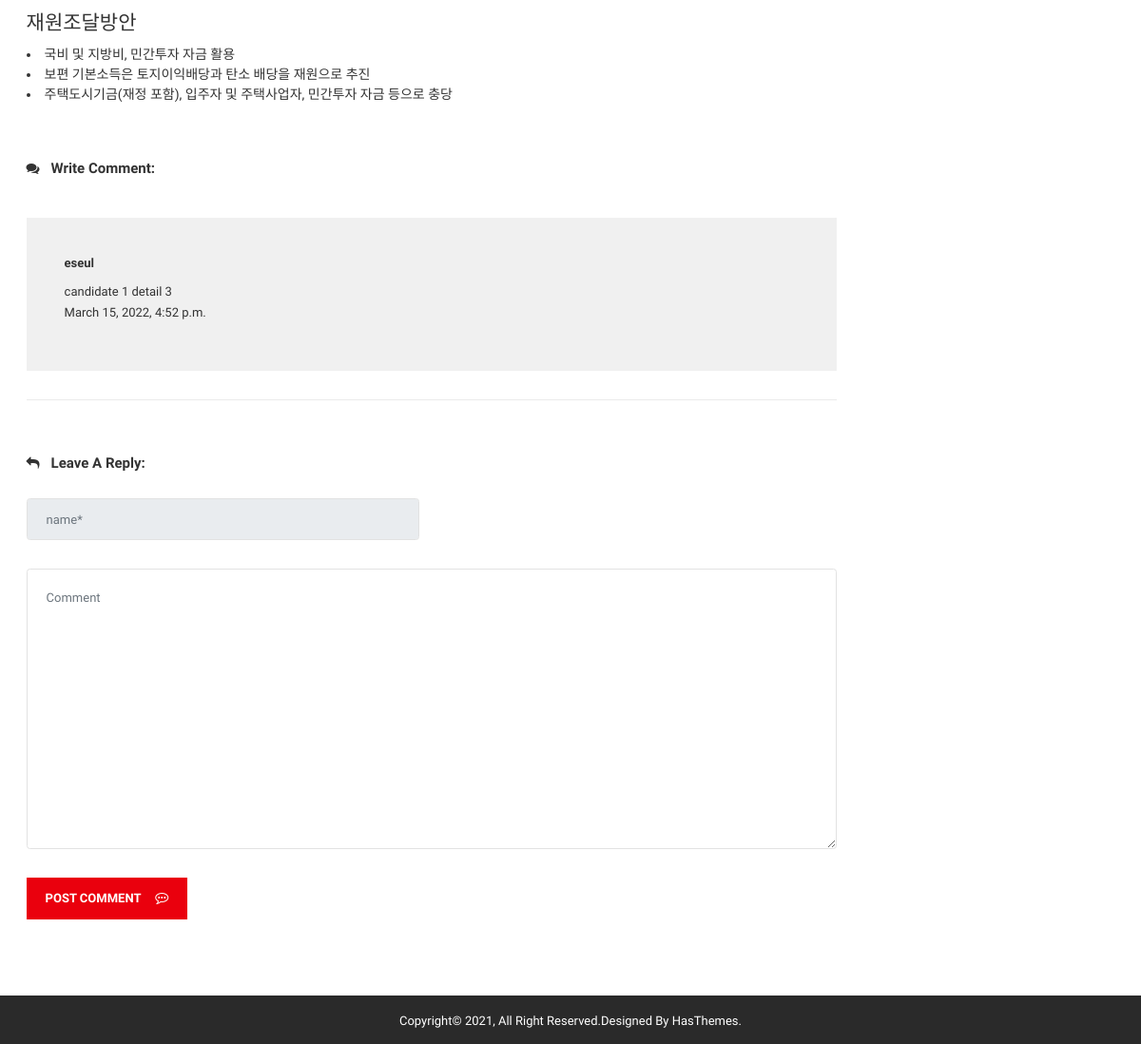
/candidate1/detail03/ (lower part), run on an earlier commit of the app's database.
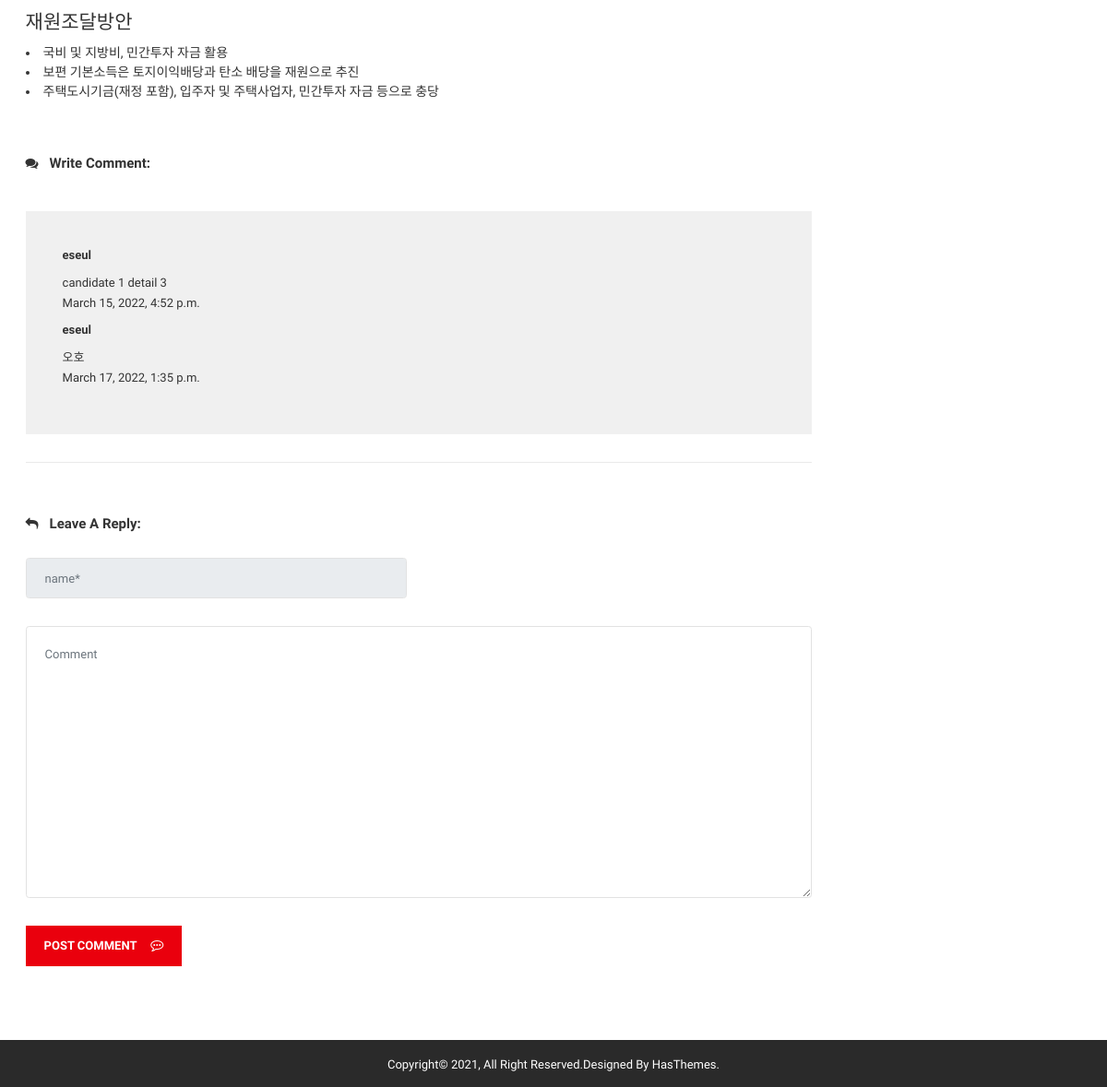
And on a later commit of the database.
### bbsApp/models.py (models this page shows)
class Post(models.Model):
    id            = models.BigAutoField(help_text = "Post ID", primary_key=True)
    candidate_num = models.IntegerField()
    detail_num    = models.IntegerField()
    writer_id     = models.TextField(max_length=100)
    content       = models.TextField(blank=False, null=False)
    create_date   = models.DateTimeField(auto_now=True)
    modify_date   = models.DateTimeField(auto_now=True)

### candidate1App/views.py (the view)
# urls.py: path('detail03/', views.detail03),
def detail03(request):
    print('>>> detail3')
    candidate_num = 1
    detail_num = 3
    Posts = Post.objects.filter(candidate_num=candidate_num, detail_num=detail_num)
    if request.session.get('member_name'):
        print('>>> our member')
        context = {
            'session_member_name': request.session.get('member_name'),
            'session_member_id': request.session.get('member_id'),
            'candidate_num': candidate_num,
            'detail_num': detail_num,
            'Posts': Posts
        }
        return render(request, 'candidate1/blogDetail3.html', context)
    else:
        context = {
            'candidate_num': candidate_num,
            'detail_num': detail_num,
            'Posts': Posts
        }
        return render(request, 'candidate1/blogDetail3.html', context)

### candidate1App/templates/candidate1/blogDetail3.html (shortened to what the changed rows need)
{% load static %}
<!doctype html>
<html class="no-js" lang="en">
    <head>
        <link rel="stylesheet" href="{% static 'css/bootstrap.min.css' %}">
        <link rel="stylesheet" href="{% static 'css/font-awesome.min.css' %}">
        <link rel="stylesheet" href="{% static 'css/meanmenu.min.css' %}">
        <link rel="stylesheet" href="{% static 'css/owl.carousel.min.css' %}">
		<link rel="stylesheet" href="{% static 'lib/css/nivo-slider.css' %}" type="text/css" />
		<link rel="stylesheet" href="{% static 'lib/css/preview.css' %}" type="text/css" media="screen" />
        <link rel="stylesheet" href="{% static 'css/chosen.min.css' %}">
        <link rel="stylesheet" href="{% static 'css/animate.css' %}">
        <link rel="stylesheet" href="{% static 'css/magnific-popup.css' %}">
        <link rel="stylesheet" href="{% static 'css/normalize.css' %}">
        <link rel="stylesheet" href="{% static 'css/main.css' %}">
        <link rel="stylesheet" href="{% static 'style.css' %}">
        <link rel="stylesheet" href="{% static 'css/responsive.css' %}">
    </head>
    <body>
        <div class="wrapper">
            <section class="blog-two-details-area ptb-80">
                <div class="container">
                    <div class="row">
                        <div class="col-lg-9">
                            <div class="blog-container-inner">
                                <div  class="blog-comment">
                                    <div class="blog-reply-all2">
                                        <div id="blog-top" class="blog-top">
                                            {% for bbs in Posts %}
                                            <div  class="blog-img-details">
                                                <div class="blog-title" align="right">
                                                    <h3>{{bbs.writer_id}}</h3>
                                                </div>
                                                <p>{{bbs.content}}</p>
                                                <span>{{bbs.create_date}}</span>
                                            </div>
                                            {% endfor %}
                                        </div>
                                    </div>
                                </div>
                            </div>
                        </div>
                    </div>
                </div>
            </section>
        </div>
    </body>
</html>

What changed in the data, as far as the page shows it:
added Post: writer_id "eseul", content "오호", create_date "March 17, 2022, 1:35 p.m."
